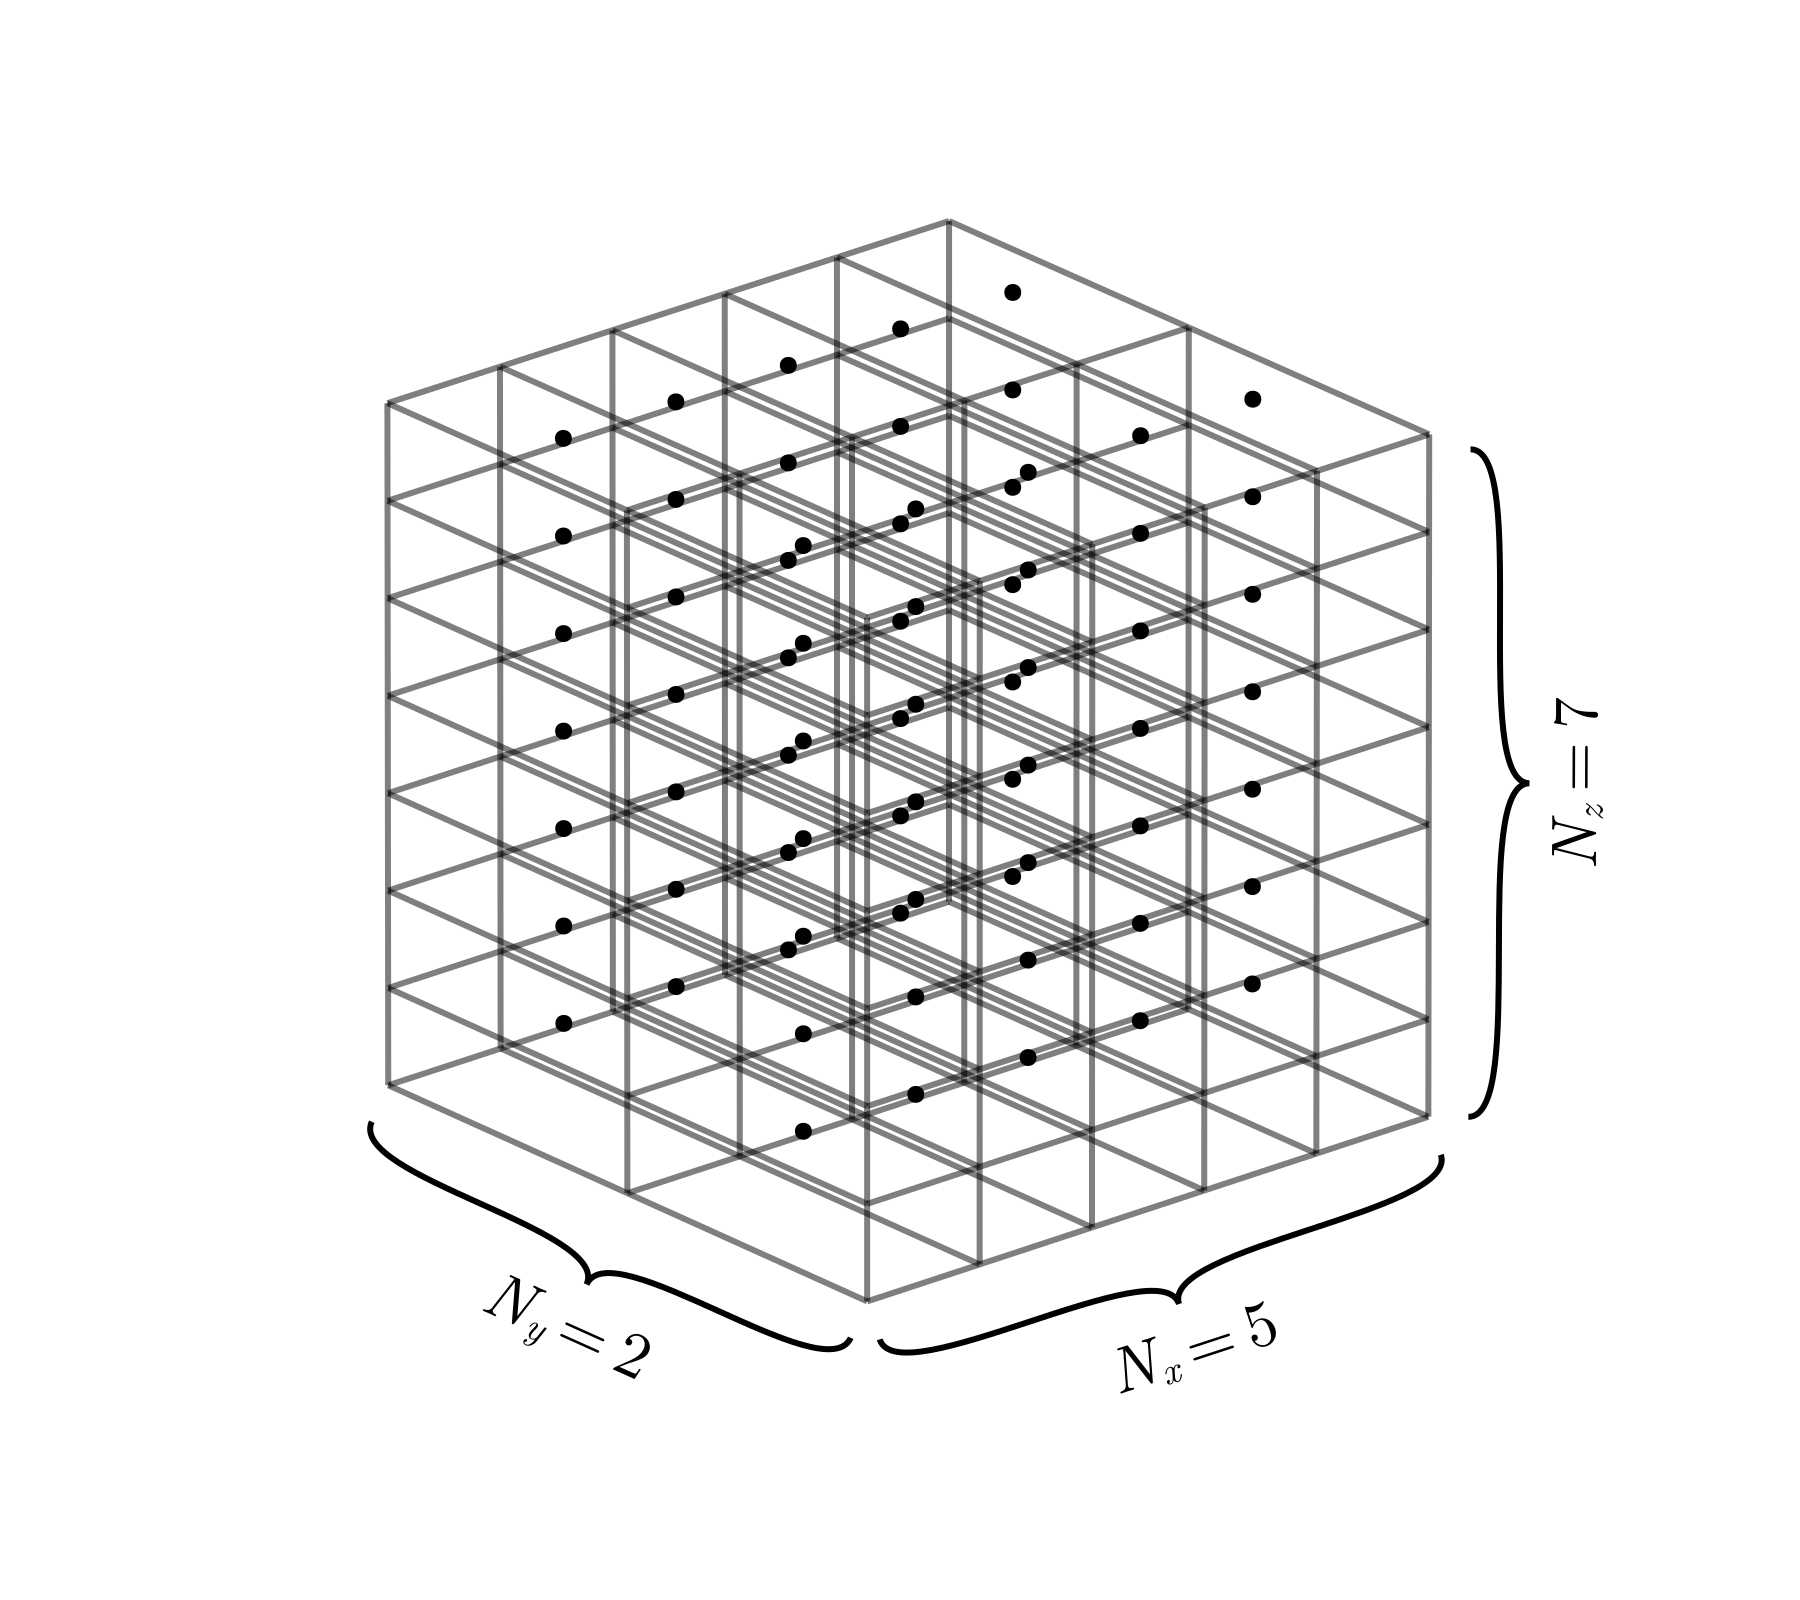

Generate this figure with Julia:
# load packages and themes
include(joinpath(@__DIR__, "..","..","..","..","..","resources","julia","theme.jl"))

if !isdefined(Main, :ExESS)
    include(joinpath(@__DIR__, "..","..","..","..","..","..","exess.jl","src","ExESS.jl"))
    using .ExESS
end


#::. functions
function ls3dgrid(;xrange=(0,10), yrange=(0,10), zrange=(0,10), N_x=5, N_y=5, N_z=5)
    # prepare figure & axis
    fig = Figure(; resolution=(450,400))
    ax = Axis3(fig[1,1];
        aspect = :data)
    hidedecorations!(ax)
    hidespines!(ax)
    xlims!(ax, -2, 10)
    ylims!(ax, -2, 10)

    # create grid and get grid points
    grid = LocalStructured3DGrid(xrange, yrange, zrange, N_x, N_y, N_z)
    X = hcat(vec.(grid.coords)...)'

    # grid points
    scatter!(ax, X[:,1], X[:,2], X[:,3]; color=:black, markersize=6)

    # lines
    # for x in range(xrange[1], xrange[2], N_x+1), z in vcat(0, grid.z)
    for x in range(xrange[1], xrange[2], N_x+1), z in range(zrange[1], zrange[2], N_z+1)
        lines!(ax, [x, x], [yrange[1], yrange[2]], [z, z]; color=(:black, 0.5))
    end
    for x in range(xrange[1], xrange[2], N_x+1), y in range(yrange[1], yrange[2], N_y+1)
        lines!(ax, [x, x], [y, y], [zrange[1], zrange[2]]; color=(:black, 0.5))
    end
    # for y in range(yrange[1], yrange[2], N_y+1), z in vcat(0, grid.z)
    for y in range(yrange[1], yrange[2], N_y+1), z in range(zrange[1], zrange[2], N_z+1)
        lines!(ax, [xrange[1], xrange[2]], [y, y], [z, z]; color=(:black, 0.5))
    end

    # brackets (only work with default values for xrange, yrange, zrange)
    bracket!(ax, Point3f(0,0,0), Point3f(10,0,0); orientation=:down, offset=10, text=L"N_x=%$N_x")
    bracket!(ax, Point3f(0,0,0), Point3f(0,10,0); orientation=:down, offset=10, text=L"N_y=%$N_y")
    bracket!(ax, Point3f(10,0,0), Point3f(25.5,18,0); orientation=:down, offset=10, text=L"N_z=%$N_z")

    # save figure
    save(joinpath(@__DIR__, "ls3dgrid.pdf"), fig)
    save(joinpath(@__DIR__, "ls3dgrid.svg"), fig)
    save(joinpath(@__DIR__, "ls3dgrid.png"), fig, px_per_unit=4)
end
function ls3dgrid_exp(;xrange=(0,10), yrange=(0,10), zrange=(0,10), N_x=5, N_y=5, N_z=5, c=2)
    # prepare figure & axis
    fig = Figure(; resolution=(450,400))
    ax = Axis3(fig[1,1];
        aspect = :data)
    hidedecorations!(ax)
    hidespines!(ax)
    xlims!(ax, -2, 10)
    ylims!(ax, -2, 10)

    # create grid and get grid points
    grid = LocalStructured3DGrid_exp(xrange, yrange, zrange, N_x, N_y, N_z; c=c)
    X = hcat(vec.(grid.coords)...)'

    # grid points
    scatter!(ax, X[:,1], X[:,2], X[:,3]; color=:black, markersize=6)

    # lines
    # for x in range(xrange[1], xrange[2], N_x+1), z in vcat(0, grid.z)
    for x in range(xrange[1], xrange[2], N_x+1), k in 1:N_z+1
        Z = unique(X[:,3] |> Vector{Float16})
        z = k == 1 ? zrange[1] : k == N_z+1 ? zrange[2] : (Z[k-1] + Z[k])/2
        lines!(ax, [x, x], [yrange[1], yrange[2]], [z, z]; color=(:black, 0.5))
    end
    for x in range(xrange[1], xrange[2], N_x+1), y in range(yrange[1], yrange[2], N_y+1)
        lines!(ax, [x, x], [y, y], [zrange[1], zrange[2]]; color=(:black, 0.5))
    end
    # for y in range(yrange[1], yrange[2], N_y+1), z in vcat(0, grid.z)
    for y in range(yrange[1], yrange[2], N_y+1), k in 1:N_z+1
        Z = unique(X[:,3] |> Vector{Float16})
        z = k == 1 ? zrange[1] : k == N_z+1 ? zrange[2] : (Z[k-1] + Z[k])/2
        lines!(ax, [xrange[1], xrange[2]], [y, y], [z, z]; color=(:black, 0.5))
    end

    # brackets (only work with default values for xrange, yrange, zrange)
    bracket!(ax, Point3f(0,0,0), Point3f(10,0,0); orientation=:down, offset=10, text=L"N_x=%$N_x")
    bracket!(ax, Point3f(0,0,0), Point3f(0,10,0); orientation=:down, offset=10, text=L"N_y=%$N_y")
    bracket!(ax, Point3f(10,0,0), Point3f(25.5,18,0); orientation=:down, offset=10, text=L"N_z=%$N_z")

    # save figure
    save(joinpath(@__DIR__, "ls3dgrid_exp.pdf"), fig)
    save(joinpath(@__DIR__, "ls3dgrid_exp.svg"), fig)
    save(joinpath(@__DIR__, "ls3dgrid_exp.png"), fig, px_per_unit=4)
end

ls3dgrid(; N_x=5, N_y=2, N_z=7)
ls3dgrid_exp(; N_x=5, N_y=2, N_z=7)